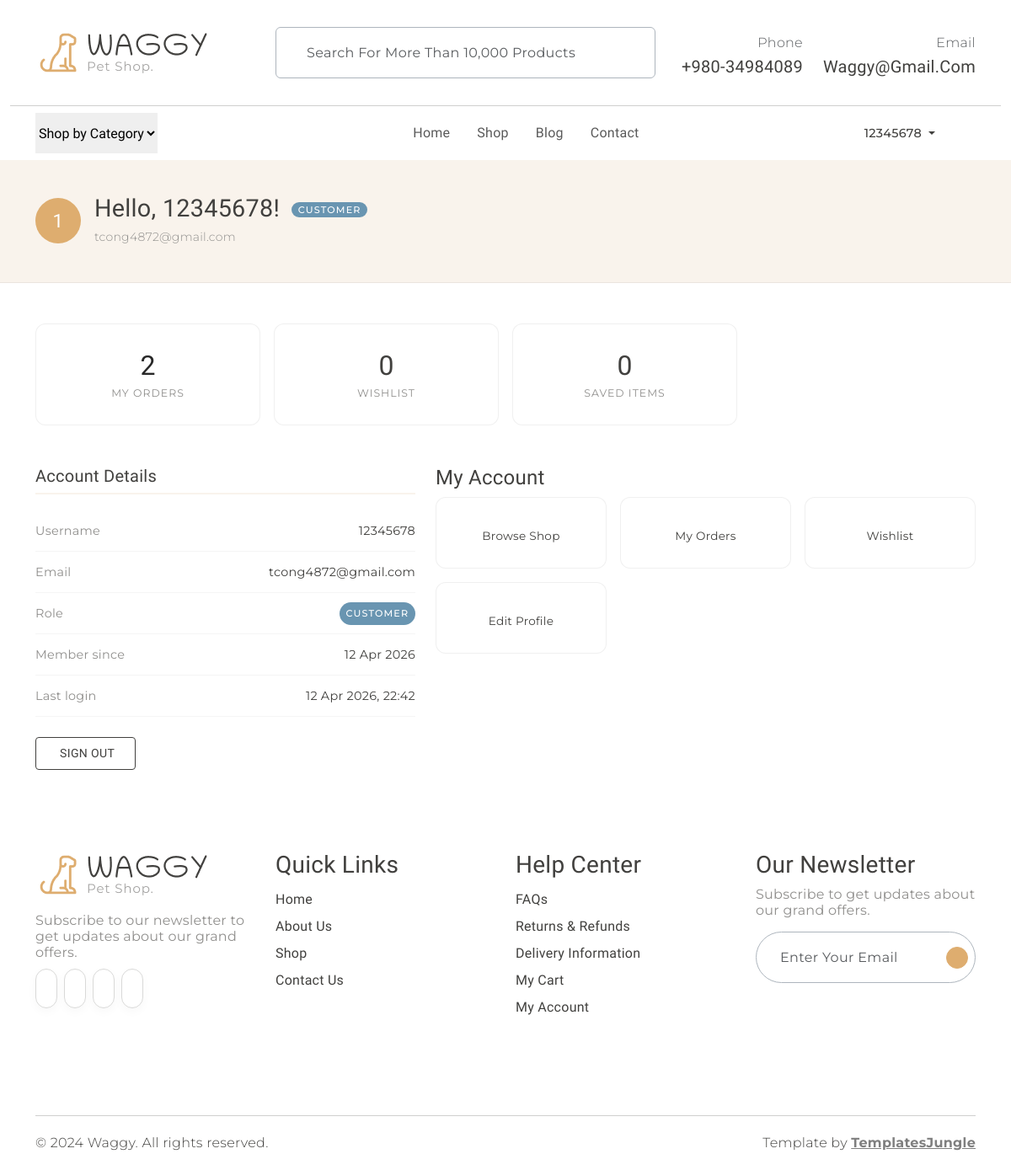
Before: /dashboard (signed in) with the older database file.
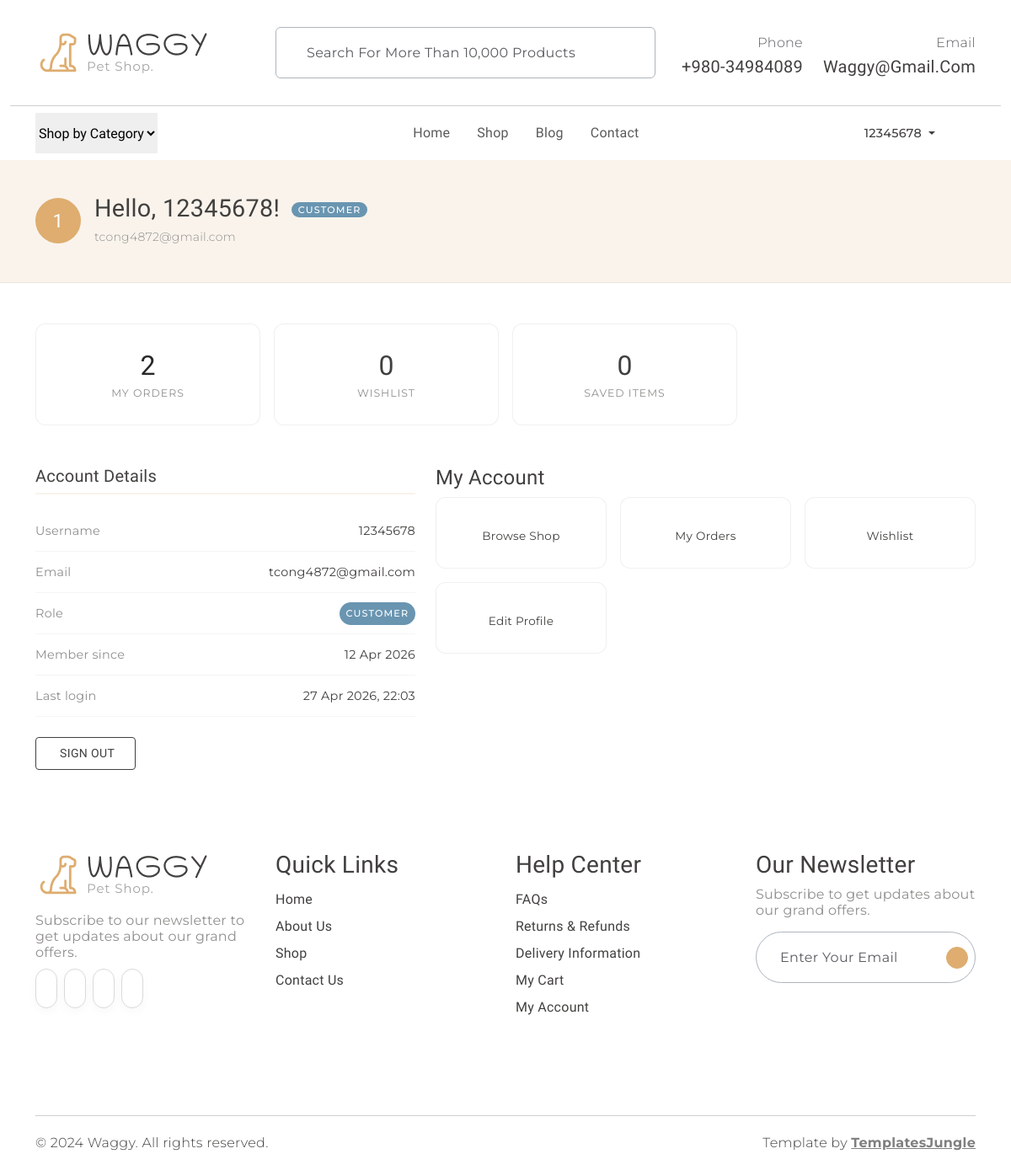
After: the same page with the newer database file.
### models.py (models this page shows, shortened)
class User(UserMixin, db.Model):
    __tablename__ = "users"
    id            = db.Column(db.Integer,     primary_key=True)
    username      = db.Column(db.String(80),  unique=True, nullable=False)
    email         = db.Column(db.String(120), unique=True, nullable=False)
    password_hash = db.Column(db.String(256), nullable=False)
    role          = db.Column(db.String(20),  nullable=False, default="customer")
    is_active     = db.Column(db.Boolean,     nullable=False, default=True)
    created_at    = db.Column(db.DateTime,    nullable=False, default=datetime.utcnow)
    last_login_at = db.Column(db.DateTime,    nullable=True)
    @property
    def is_admin(self) -> bool:
        return self.role == "admin"

### app.py (the view)
    @main_bp.route("/dashboard")
    @login_required
    def dashboard():
        return render_template("dashboard.html")

### templates/dashboard.html (shortened to what this page needs)
{% extends "base.html" %}
{% block content %}
<div class="dash-hero">
  <div class="container">
    <div class="d-flex align-items-center gap-3">
      <div class="dash-avatar">{{ current_user.username[0].upper() }}</div>
      <div>
        <h2>
          Hello, {{ current_user.username }}!
          <span class="role-badge {{ current_user.role }}">
            {{ current_user.role | capitalize }}
          </span>
        </h2>
        <p class="mb-0 secondary-font" style="color: #908F8D; font-size: 0.875rem;">
          {{ current_user.email }}
        </p>
      </div>
    </div>
  </div>
</div>
<div class="container my-5">
  <div class="row g-3 mb-5">
    <div class="col-6 col-md-3">
      <a href="{% if current_user.is_admin %}{{ url_for('orders.orders_list') }}{% else %}{{ url_for('orders.my_orders') }}{% endif %}"
         class="stat-card text-decoration-none d-block">
        <div class="stat-value">{{ current_user.orders | length }}</div>
        <div class="stat-lbl">{% if current_user.is_admin %}All Orders{% else %}My Orders{% endif %}</div>
      </a>
    </div>
    <div class="col-6 col-md-3">
      <div class="stat-card">
        <div class="stat-value">0</div>
        <div class="stat-lbl">Wishlist</div>
      </div>
    </div>
    <div class="col-6 col-md-3">
      <div class="stat-card">
        <div class="stat-value">0</div>
        <div class="stat-lbl">{% if current_user.is_admin %}Products{% else %}Saved Items{% endif %}</div>
      </div>
    </div>
  </div>
  <div class="row g-4">
    <div class="col-md-5 info-section">
      <h4>Account Details</h4>
      <div class="info-row">
        <span class="lbl">Username</span>
        <span>{{ current_user.username }}</span>
      </div>
      <div class="info-row">
        <span class="lbl">Email</span>
        <span>{{ current_user.email }}</span>
      </div>
      <div class="info-row">
        <span class="lbl">Role</span>
        <span class="role-badge {{ current_user.role }}">{{ current_user.role | capitalize }}</span>
      </div>
      <div class="info-row">
        <span class="lbl">Member since</span>
        <span>{{ current_user.created_at.strftime('%d %b %Y') }}</span>
      </div>
      <div class="info-row">
        <span class="lbl">Last login</span>
        <span>
          {% if current_user.last_login_at %}
            {{ current_user.last_login_at.strftime('%d %b %Y, %H:%M') }}
          {% else %}
            —
          {% endif %}
        </span>
      </div>
      <div class="mt-4">
        <a href="{{ url_for('auth.logout') }}"
           class="btn btn-outline-dark rounded-1"
           style="font-size: 0.875rem; padding: 0.5rem 1.5rem;">
          Sign Out
        </a>
      </div>
    </div>
    <div class="col-md-7">
      <h4 class="info-section">
        {% if current_user.is_admin %}Admin Panel{% else %}My Account{% endif %}
      </h4>
      <div class="row g-3">
        {% if current_user.is_admin %}
          <div class="col-6 col-sm-4">
            <a href="#" class="quick-link">
              <iconify-icon icon="la:users-cog"></iconify-icon>
              <span>Manage Users</span>
            </a>
          </div>
          <div class="col-6 col-sm-4">
            <a href="{{ url_for('shop.change_listing') }}" class="quick-link">
              <iconify-icon icon="la:box-open"></iconify-icon>
              <span>Manage Products</span>
            </a>
          </div>
          <div class="col-6 col-sm-4">
            <a href="{{ url_for('orders.orders_list') }}" class="quick-link">
              <iconify-icon icon="la:clipboard-list"></iconify-icon>
              <span>View Orders</span>
            </a>
          </div>
          <div class="col-6 col-sm-4">
            <a href="#" class="quick-link">
              <iconify-icon icon="la:chart-bar"></iconify-icon>
              <span>Analytics</span>
            </a>
          </div>
        {% else %}
          <div class="col-6 col-sm-4">
            <a href="{{ url_for('main.index') }}" class="quick-link">
              <span>Browse Shop</span>
            </a>
          </div>
          <div class="col-6 col-sm-4">
            <a href="{{ url_for('orders.my_orders') }}" class="quick-link">
              <span>My Orders</span>
            </a>
          </div>
          <div class="col-6 col-sm-4">
            <a href="#" class="quick-link">
              <span>Wishlist</span>
            </a>
          </div>
          <div class="col-6 col-sm-4">
            <a href="#" class="quick-link">
              <span>Edit Profile</span>
            </a>
          </div>
        {% endif %}
      </div>
    </div>
  </div>
</div>
{% endblock %}

### templates/base.html (shortened to what this page needs)
<!DOCTYPE html>
<html lang="en">
<head>
  <link rel="stylesheet" href="https://cdn.jsdelivr.net/npm/swiper@9/swiper-bundle.min.css" />
  <link href="https://cdn.jsdelivr.net/npm/bootstrap@5.3.0-alpha3/dist/css/bootstrap.min.css" rel="stylesheet"
>
  <link rel="stylesheet" href="{{ url_for('static', filename='css/normalize.css') }}">
  <link rel="stylesheet" href="{{ url_for('static', filename='css/vendor.css') }}">
  <link rel="stylesheet" href="{{ url_for('static', filename='style.css') }}">
</head>
<body>
  <header>
    <div class="container py-2">
      <div class="row py-4 pb-0 pb-sm-4 align-items-center">
        <div class="col-sm-4 col-lg-3 text-center text-sm-start">
          <a href="{{ url_for('main.index') }}">
            <img src="{{ url_for('static', filename='images/logo.png') }}" alt="Waggy" class="img-fluid">
          </a>
        </div>
        <div class="col-sm-6 offset-sm-2 offset-md-0 col-lg-5 d-none d-lg-block">
          <div class="search-bar border rounded-2 px-3 border-dark-subtle">
            <form class="text-center d-flex align-items-center" action="" method="get">
              <input type="text" class="form-control border-0 bg-transparent"
                placeholder="Search for more than 10,000 products" name="q" />
            </form>
          </div>
        </div>
        <div class="col-sm-8 col-lg-4 d-flex justify-content-end gap-4 align-items-center mt-4 mt-sm-0 justify-content-center justify-content-sm-end">
          <div class="support-box text-end d-none d-xl-block">
            <span class="fs-6 secondary-font text-muted">Phone</span>
            <h5 class="mb-0">+980-34984089</h5>
          </div>
          <div class="support-box text-end d-none d-xl-block">
            <span class="fs-6 secondary-font text-muted">Email</span>
            <h5 class="mb-0">waggy@gmail.com</h5>
          </div>
        </div>
      </div>
    </div>
    <div class="container-fluid"><hr class="m-0"></div>
    <div class="container">
      <nav class="main-menu d-flex navbar navbar-expand-lg">
        <div class="offcanvas offcanvas-end" tabindex="-1" id="offcanvasNavbar">
          <div class="offcanvas-body justify-content-between">
            <select class="filter-categories border-0 mb-0 me-5">
              <option>Shop by Category</option>
            </select>
            <ul class="navbar-nav menu-list list-unstyled d-flex gap-md-3 mb-0">
              <li class="nav-item">
                <a href="{{ url_for('main.index') }}"
                   class="nav-link {% if request.endpoint == 'main.index' %}active{% endif %}">
                  Home
                </a>
              </li>
              <li class="nav-item">
                <a href="{{ url_for('shop.index') }}"
                   class="nav-link {% if request.endpoint and request.endpoint.startswith('shop.') %}active{% endif %}">
                  Shop
                </a>
              </li>
              <li class="nav-item">
                <a href="#" class="nav-link">Blog</a>
              </li>
              <li class="nav-item">
                <a href="#" class="nav-link">Contact</a>
              </li>
            </ul>
            <div class="d-none d-lg-flex align-items-center">
              <ul class="d-flex justify-content-end list-unstyled m-0 align-items-center gap-1">
                {% if current_user.is_authenticated %}
                  <li class="nav-item dropdown">
                    <a class="nav-link dropdown-toggle d-flex align-items-center gap-1 mx-2"
                       href="#" role="button" data-bs-toggle="dropdown" aria-expanded="false">
                      <span class="secondary-font" style="font-size:0.9rem; font-weight:500;">
                        {{ current_user.username }}
                      </span>
                    </a>
                  </li>
                {% endif %}
                <li>
                </li>
                <li class="position-relative">
                </li>
              </ul>
            </div>
          </div>
        </div>
      </nav>
    </div>
  </header>
  {% block content %}{% endblock %}
  <footer id="footer" class="my-5">
    <div class="container py-5 my-5">
      <div class="row">
        <div class="col-md-3">
          <div class="footer-menu">
            <img src="{{ url_for('static', filename='images/logo.png') }}" alt="Waggy">
            <p class="blog-paragraph fs-6 mt-3">Subscribe to our newsletter to get updates about our grand offers.</p>
            <div class="social-links">
              <ul class="d-flex list-unstyled gap-2">
                <li class="social"><a href="#"><iconify-icon class="social-icon" icon="ri:facebook-fill"></iconify-icon></a></li>
                <li class="social"><a href="#"><iconify-icon class="social-icon" icon="ri:twitter-fill"></iconify-icon></a></li>
                <li class="social"><a href="#"><iconify-icon class="social-icon" icon="ri:instagram-fill"></iconify-icon></a></li>
                <li class="social"><a href="#"><iconify-icon class="social-icon" icon="ri:youtube-fill"></iconify-icon></a></li>
              </ul>
            </div>
          </div>
        </div>
        <div class="col-md-3">
          <div class="footer-menu">
            <h3>Quick Links</h3>
            <ul class="menu-list list-unstyled">
              <li class="menu-item"><a href="{{ url_for('main.index') }}" class="nav-link">Home</a></li>
              <li class="menu-item"><a href="#" class="nav-link">About Us</a></li>
              <li class="menu-item"><a href="{{ url_for('shop.index') }}" class="nav-link">Shop</a></li>
              <li class="menu-item"><a href="#" class="nav-link">Contact Us</a></li>
            </ul>
          </div>
        </div>
        <div class="col-md-3">
          <div class="footer-menu">
            <h3>Help Center</h3>
            <ul class="menu-list list-unstyled">
              <li class="menu-item"><a href="#" class="nav-link">FAQs</a></li>
              <li class="menu-item"><a href="#" class="nav-link">Returns &amp; Refunds</a></li>
              <li class="menu-item"><a href="#" class="nav-link">Delivery Information</a></li>
              <li class="menu-item">
                <a href="{{ url_for('cart.view_cart') }}" class="nav-link">My Cart</a>
              </li>
              {% if current_user.is_authenticated %}
                <li class="menu-item"><a href="{{ url_for('main.dashboard') }}" class="nav-link">My Account</a></li>
              {% else %}
                <li class="menu-item"><a href="{{ url_for('auth.login') }}" class="nav-link">Login / Register</a></li>
              {% endif %}
            </ul>
          </div>
        </div>
        <div class="col-md-3">
          <div>
            <h3>Our Newsletter</h3>
            <p class="blog-paragraph fs-6">Subscribe to get updates about our grand offers.</p>
            <div class="search-bar border rounded-pill border-dark-subtle px-2">
              <form class="text-center d-flex align-items-center" action="" method="post">
                <input type="email" class="form-control border-0 bg-transparent" placeholder="Enter your email" />
                <iconify-icon class="send-icon" icon="tabler:location-filled"></iconify-icon>
              </form>
            </div>
          </div>
        </div>
      </div>
    </div>
  </footer>
  <div id="footer-bottom">
    <div class="container">
      <hr class="m-0">
      <div class="row mt-3">
        <div class="col-md-6 copyright">
          <p class="secondary-font">© 2024 Waggy. All rights reserved.</p>
        </div>
        <div class="col-md-6 text-md-end">
          <p class="secondary-font">
            Template by <a href="https://templatesjungle.com/" target="_blank"
              class="text-decoration-underline fw-bold text-black-50">TemplatesJungle</a>
          </p>
        </div>
      </div>
    </div>
  </div>
</body>
</html>

Changed rows visible on the page:
changed User "tcong4872@gmail.com": last_login_at "12 Apr 2026, 22:42" → "27 Apr 2026, 22:03"
